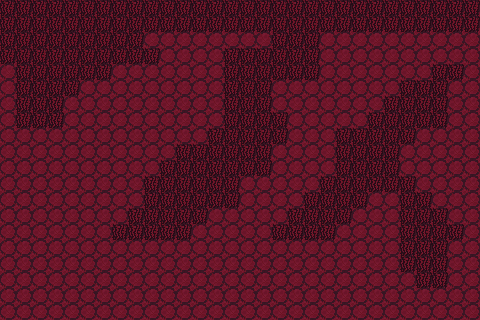

The image is a tile-based game level rendered from a .tmx file. Its description and complete source (layers, tilesets, objects, tile grids) follow:
An orthogonal 30x20 tile map with 16x16 px tiles, 1 tile layer (Tile Layer 1), 3 tilesets.

<map version="1.10" tiledversion="1.12.1" orientation="orthogonal" renderorder="right-down" width="30" height="20" tilewidth="16" tileheight="16" infinite="0" nextlayerid="2" nextobjectid="1">
 <editorsettings>
  <export target="test_map.json" format="json" />
 </editorsettings>
 <tileset firstgid="1" name="body_background_tile" tilewidth="16" tileheight="16" tilecount="1" columns="1">
  <image source="../assets/body_background_tile.png" width="16" height="16" />
 </tileset>
 <tileset firstgid="2" source="body.tsx" />
 <tileset firstgid="3" name="body_obstacle_tile" tilewidth="16" tileheight="16" tilecount="1" columns="1">
  <image source="../assets/body_obstacle_tile.png" width="16" height="16" />
 </tileset>
 <layer id="1" name="Tile Layer 1" width="30" height="20">
  <data encoding="csv">
3,3,3,3,3,3,3,3,3,3,3,3,3,3,3,3,3,3,3,3,3,3,3,3,3,3,3,3,3,3,
3,3,3,3,3,3,3,3,3,3,3,3,3,3,3,3,3,3,3,3,3,3,3,3,3,3,3,3,3,3,
3,3,3,3,3,3,3,3,3,2,2,2,2,2,2,2,2,3,3,3,2,2,2,2,2,2,2,2,2,2,
3,3,3,3,3,3,3,3,3,3,2,2,2,2,3,3,3,3,3,3,2,2,2,2,2,2,2,2,2,2,
2,3,3,3,3,3,3,2,2,2,2,2,2,2,3,3,3,3,3,3,2,2,2,2,2,2,2,3,3,2,
2,3,3,3,3,2,2,2,2,2,2,2,2,2,3,3,3,2,2,2,2,2,2,2,2,3,3,3,2,2,
2,3,3,3,2,2,2,2,2,2,2,2,2,2,3,3,3,2,2,2,2,2,2,2,3,3,3,3,2,2,
2,3,3,3,2,2,2,2,2,2,2,2,2,2,3,3,3,3,2,2,2,2,2,3,3,3,3,3,2,2,
2,2,2,2,2,2,2,2,2,2,2,2,2,3,3,3,3,3,2,2,2,3,3,3,3,3,2,2,2,2,
2,2,2,2,2,2,2,2,2,2,2,3,3,3,3,3,3,1,2,2,2,3,3,3,3,2,2,2,2,2,
2,2,2,2,2,2,2,2,2,2,3,3,3,3,3,3,3,2,2,2,2,3,3,3,3,2,2,2,2,2,
2,2,2,2,2,2,2,2,2,3,3,3,3,3,3,2,2,2,2,2,3,3,3,3,3,3,2,2,2,2,
2,2,2,2,2,2,2,2,2,3,3,3,3,3,3,2,2,2,2,3,3,3,3,2,2,3,3,2,2,2,
2,2,2,2,2,2,2,2,3,3,3,3,3,2,2,2,2,2,3,3,3,3,2,2,2,3,3,3,2,2,
2,2,2,2,2,2,2,3,3,3,3,3,2,2,2,2,2,3,3,3,3,2,2,2,2,3,3,3,3,2,
2,2,2,2,2,2,2,2,2,2,2,2,2,2,2,2,2,2,2,2,2,2,2,2,2,3,3,3,2,2,
2,2,2,2,2,2,2,2,2,2,2,2,2,2,2,2,2,2,2,2,2,2,2,2,2,3,3,3,2,2,
2,2,2,2,2,2,2,2,2,2,2,2,2,2,2,2,2,2,2,2,2,2,2,2,2,2,3,3,2,2,
2,2,2,2,2,2,2,2,2,2,2,2,2,2,2,2,2,2,2,2,2,2,2,2,2,2,2,2,2,2,
2,2,2,2,2,2,2,2,2,2,2,2,2,2,2,2,2,2,2,2,2,2,2,2,2,2,2,2,2,2
</data>
 </layer>
</map>
